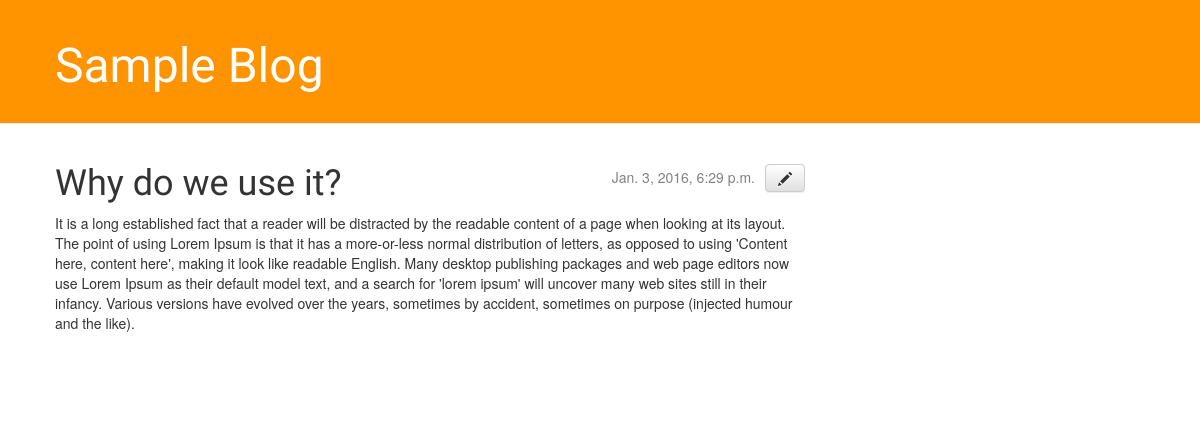
The app's page /post/2/ with its own data.
### blog/models.py (models this page shows, shortened)
class Post(models.Model):
	author = models.ForeignKey('auth.User')
	title = models.CharField(max_length=200)
	text = models.TextField()
	created_date = models.DateTimeField(default=timezone.now)
	published_date = models.DateTimeField(blank=True, null=True)

### blog/views.py (the view)
# urls.py: url(r'^post/(?P<pk>[0-9]+)/$', views.post_detail, name='post_detail'),
def post_detail(request, pk):
	post = get_object_or_404(Post, pk=pk)
	return render(request, 'blog/post_detail.html', {'post': post})

### blog/templates/blog/post_detail.html
{% extends 'blog/base.html' %}
{% block content %}
    <div class="post">
    	<a class="btn btn-default" href="{% url 'post_edit' pk=post.pk %}"><span class="glyphicon glyphicon-pencil"></span></a>
        {% if post.published_date %}
            <div class="date">
                {{ post.published_date }}
            </div>
        {% endif %}
        <h1>{{ post.title }}</h1>
        <p>{{ post.text|linebreaks }}</p>
    </div>
{% endblock %}

### blog/static/css/blog.css (style rules this page uses)
h1, h2, h3, h4 { font-family: 'Lobster', cursive; }
.date { float: right; color: #828282; margin-top: 3px; }
.post .btn { float: right; vertical-align: middle; margin-left: 10px; }
.post { margin-bottom: 70px; }

### records on screen
Post: published_date "Jan. 3, 2016, 6:29 p.m.", title "Why do we use it?", text "It is a long established fact that a reader will be distracted by the readable content of a page when looking at its layout. The point of using Lorem Ipsum is that it has a more-or-less normal distribution of letters, as opposed to using 'Content here, content here', making it look like readable English. Many desktop publishing packages and web page editors now use Lorem Ipsum as their default model text, and a search for 'lorem ipsum' will uncover many web sites still in their infancy. Various versions have evolved over the years, sometimes by accident, sometimes on purpose (injected humour and the like)."
